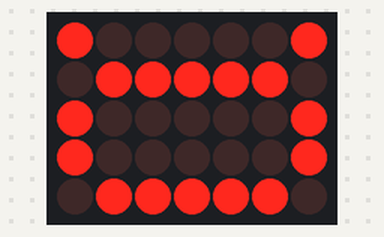
Bench run of a sketch on a simulated Arduino Uno, built with avr-gcc and run on an emulated ATmega328P. Parts: 7×5 LED matrix. Wiring (inferred from the names in the program): LED matrix (orientation assumed): rows pin 4, pin 6, pin 7, pin 11, pin 13; columns pin 2, pin 3, pin 12, pin 5, pin 10, pin 9, pin 8.

Above: at 0.1 s.
At 1.1 s:
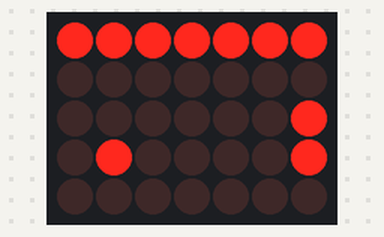
At 2.1 s:
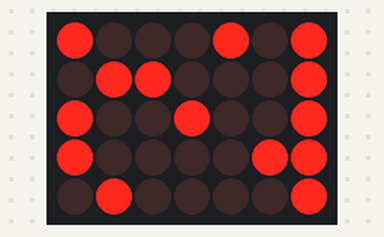

Measured:
- by itself, everything shown: repeats every 3.0 s, in 3 steps
- what the display in image 0 shows lasts 1.1 s, from 0.0 s to 1.1 s

The sketch:

_5x7-matrix.ino
```cpp
// Jesus-anpassat
// Todo: Lagra fonterna binärt istället.
// Todo: Skapa alla siffror och bokstäver.
// Se även https://waime.wordpress.com/2015/04/07/ping-pong-8x8-led-display-with-max7219/

int idx = 0;
unsigned long last;
byte leds[7][5];
byte rr[] = {2,3,12,5,10,9,8};  // Letade upp dessa
byte cc[] = {13,11,4,7,6};      // Letade upp dessa

byte patterns[][5] = {
  {0, 1, 1, 1, 0},
  {1, 0, 0, 0, 1},
  {1, 0, 0, 0, 1},
  {1, 0, 0, 0, 1},
  {1, 0, 0, 0, 1},
  {1, 0, 0, 0, 1},
  {0, 1, 1, 1, 0},

  {0, 0, 1, 0, 0},
  {0, 1, 1, 0, 0},
  {0, 0, 1, 0, 0},
  {0, 0, 1, 0, 0},
  {0, 0, 1, 0, 0},
  {0, 0, 1, 0, 0},
  {0, 1, 1, 1, 0},

  {0, 1, 1, 1, 0},
  {1, 0, 0, 0, 1},
  {0, 0, 0, 0, 1},
  {0, 0, 0, 1, 0},
  {0, 0, 1, 0, 0},
  {0, 1, 0, 0, 0},
  {1, 1, 1, 1, 1},
};

void setup() {
  last = millis();
  pinMode(9, OUTPUT);
  pinMode(10, OUTPUT);
  pinMode(11, OUTPUT);
  pinMode(12, OUTPUT);
  pinMode(13, OUTPUT);

  pinMode(2, OUTPUT);
  pinMode(3, OUTPUT);
  pinMode(4, OUTPUT);
  pinMode(5, OUTPUT);
  pinMode(6, OUTPUT);
  pinMode(7, OUTPUT);
  pinMode(8, OUTPUT);

  for (int r = 0; r < 7; r++) digitalWrite(rr[r], LOW);
  for (int c = 0; c < 5; c++) digitalWrite(cc[c], HIGH);
}

void setLeds(byte patterns[][5], int idx) {
  for (int r = 0; r < 7; r++) {
    for (int c = 0; c < 5; c++) {
      leds[r][c] = patterns[r + idx][c];
    }
  }
}

void draw() {
  for (int r=0; r<7; r++) {
    digitalWrite(rr[r], HIGH);
    for (int c=0; c<5; c++) {
      digitalWrite(cc[c], 1 - leds[r][c]);
    }
    delayMicroseconds(1000);
    digitalWrite(rr[r], LOW);
  }
}

void loop() {
  if (millis() - last > 1000) {
    idx = idx+7;
    if (idx == 21) idx=0;
    last = millis();
  }
  setLeds(patterns, idx);
  draw();
}
```
